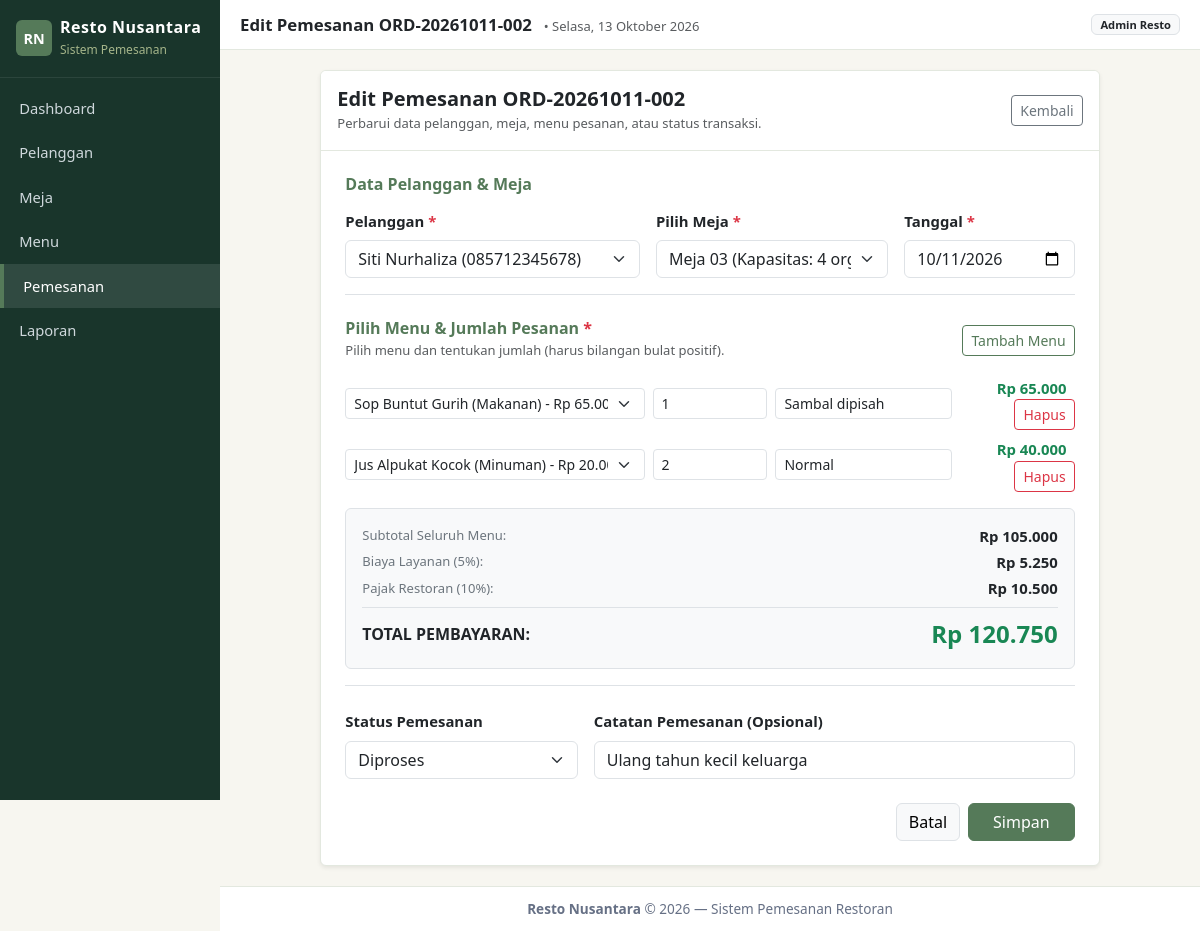
The app's page /index.php?page=pemesanan&action=edit&id=2 with its own data.
### tables this page shows
CREATE TABLE `pemesanan` (
  `id_pemesanan` INT AUTO_INCREMENT PRIMARY KEY,
  `kode_pemesanan` VARCHAR(25) NOT NULL UNIQUE,
  `id_pelanggan` INT NOT NULL,
  `id_meja` INT NOT NULL,
  `tanggal_pemesanan` DATE NOT NULL,
  `waktu_mulai` TIME NOT NULL,
  `waktu_selesai` TIME NOT NULL,
  `jumlah_orang` INT NOT NULL,
  `status_pemesanan` ENUM('Diproses', 'Selesai', 'Dibatalkan') NOT NULL DEFAULT 'Diproses',
  `total_harga` DECIMAL(14,2) NOT NULL DEFAULT 0.00,
  `catatan` TEXT DEFAULT NULL,
  `created_at` TIMESTAMP DEFAULT CURRENT_TIMESTAMP,
  `updated_at` TIMESTAMP DEFAULT CURRENT_TIMESTAMP ON UPDATE CURRENT_TIMESTAMP,
  CONSTRAINT `fk_pemesanan_pelanggan` 
    FOREIGN KEY (`id_pelanggan`) REFERENCES `pelanggan` (`id_pelanggan`) 
    ON DELETE RESTRICT ON UPDATE CASCADE,
  CONSTRAINT `fk_pemesanan_meja` 
    FOREIGN KEY (`id_meja`) REFERENCES `meja` (`id_meja`) 
    ON DELETE RESTRICT ON UPDATE CASCADE
);

CREATE TABLE `pelanggan` (
  `id_pelanggan` INT AUTO_INCREMENT PRIMARY KEY,
  `nama_pelanggan` VARCHAR(100) NOT NULL,
  `no_telepon` VARCHAR(20) NOT NULL,
  `email` VARCHAR(100) DEFAULT NULL,
  `alamat` VARCHAR(255) DEFAULT NULL,
  `created_at` TIMESTAMP DEFAULT CURRENT_TIMESTAMP
);

CREATE TABLE `meja` (
  `id_meja` INT AUTO_INCREMENT PRIMARY KEY,
  `nomor_meja` VARCHAR(20) NOT NULL UNIQUE,
  `kapasitas` INT NOT NULL,
  `status_meja` ENUM('Tersedia', 'Terisi', 'Reservasi', 'Perbaikan') NOT NULL DEFAULT 'Tersedia',
  `lokasi` VARCHAR(50) DEFAULT 'Indoor',
  `created_at` TIMESTAMP DEFAULT CURRENT_TIMESTAMP
);

CREATE TABLE `detail_pemesanan` (
  `id_detail` INT AUTO_INCREMENT PRIMARY KEY,
  `id_pemesanan` INT NOT NULL,
  `id_menu` INT NOT NULL,
  `jumlah` INT NOT NULL DEFAULT 1,
  `harga_satuan` DECIMAL(12,2) NOT NULL DEFAULT 0.00,
  `subtotal` DECIMAL(14,2) NOT NULL DEFAULT 0.00,
  `catatan_khusus` VARCHAR(255) DEFAULT NULL,
  CONSTRAINT `fk_detail_pemesanan` 
    FOREIGN KEY (`id_pemesanan`) REFERENCES `pemesanan` (`id_pemesanan`) 
    ON DELETE CASCADE ON UPDATE CASCADE,
  CONSTRAINT `fk_detail_menu` 
    FOREIGN KEY (`id_menu`) REFERENCES `menu` (`id_menu`) 
    ON DELETE RESTRICT ON UPDATE CASCADE
);

CREATE TABLE `menu` (
  `id_menu` INT AUTO_INCREMENT PRIMARY KEY,
  `nama_menu` VARCHAR(100) NOT NULL,
  `kategori` ENUM('Makanan', 'Minuman', 'Dessert', 'Paket') NOT NULL,
  `harga` DECIMAL(12,2) NOT NULL DEFAULT 0.00,
  `status_menu` ENUM('Tersedia', 'Habis') NOT NULL DEFAULT 'Tersedia',
  `deskripsi` TEXT DEFAULT NULL,
  `created_at` TIMESTAMP DEFAULT CURRENT_TIMESTAMP
);

### views/pemesanan/edit.php (the view, shortened to what the rows shown need)
<?php
require_once __DIR__ . '/../layout/header.php';
?>
<div class="row justify-content-center">
    <div class="col-12 col-xl-10">
        <div class="card shadow-sm">
            <div class="card-header bg-white py-3">
                <div class="d-flex justify-content-between align-items-center">
                    <div>
                        <h5 class="fw-bold mb-0">Edit Pemesanan <?= e($pemesanan['kode_pemesanan']) ?></h5>
                        <small class="text-muted">Perbarui data pelanggan, meja, menu pesanan, atau status transaksi.</small>
                    </div>
                    <a href="<?= baseUrl('index.php?page=pemesanan&action=detail&id=' . $id) ?>" class="btn btn-sm btn-outline-secondary">
                        Kembali
                    </a>
                </div>
            </div>
            <div class="card-body p-4">
                <form method="POST" action="<?= baseUrl('index.php?page=pemesanan&action=edit&id=' . $id) ?>" id="formPemesanan">
                    <div class="border-bottom pb-3 mb-4">
                        <h6 class="fw-bold text-primary mb-3">Data Pelanggan & Meja</h6>
                        <div class="row g-3">
                            <div class="col-12 col-md-5">
                                <label for="id_pelanggan" class="form-label fw-semibold">Pelanggan <span class="text-danger">*</span></label>
                                <select class="form-select <?= isset($errors['id_pelanggan']) ? 'is-invalid' : '' ?>" id="id_pelanggan" name="id_pelanggan" required>
                                    <?php foreach ($pelangganList as $pel): ?>
                                        <option value="<?= $pel['id_pelanggan'] ?>" <?= (string)($data['id_pelanggan'] ?? '') === (string)$pel['id_pelanggan'] ? 'selected' : '' ?>>
                                            <?= e($pel['nama_pelanggan']) ?> (<?= e($pel['no_telepon']) ?>)
                                        </option>
                                    <?php endforeach; ?>
                                </select>
                            </div>
                            <div class="col-12 col-md-4">
                                <label for="id_meja" class="form-label fw-semibold">Pilih Meja <span class="text-danger">*</span></label>
                                <select class="form-select <?= isset($errors['id_meja']) ? 'is-invalid' : '' ?>" id="id_meja" name="id_meja" required>
                                    <?php foreach ($mejaList as $m): ?>
                                        <?php
                                            $isCurrentMeja = ((string)($data['id_meja'] ?? '') === (string)$m['id_meja']);
                                            $isTerisi = ($m['status_meja'] === 'Terisi' && !$isCurrentMeja);
                                            $isPerbaikan = ($m['status_meja'] === 'Perbaikan' && !$isCurrentMeja);
                                            $isDisabled = $isTerisi || $isPerbaikan;
                                        ?>
                                        <option value="<?= $m['id_meja'] ?>"
                                                data-kapasitas="<?= $m['kapasitas'] ?>"
                                                <?= $isCurrentMeja ? 'selected' : '' ?>
                                                <?= $isDisabled ? 'disabled' : '' ?>>
                                            <?= e($m['nomor_meja']) ?> (Kapasitas: <?= $m['kapasitas'] ?> org - <?= e($m['status_meja']) ?>) <?= $isTerisi ? '[TERISI]' : '' ?>
                                        </option>
                                    <?php endforeach; ?>
                                </select>
                            </div>
                            <div class="col-12 col-md-3">
                                <label for="tanggal_pemesanan" class="form-label fw-semibold">Tanggal <span class="text-danger">*</span></label>
                                <input type="date"
                                       class="form-control <?= isset($errors['tanggal_pemesanan']) ? 'is-invalid' : '' ?>"
                                       id="tanggal_pemesanan"
                                       name="tanggal_pemesanan"
                                       value="<?= e($data['tanggal_pemesanan'] ?? '') ?>"
                                       required>
                            </div>
                        </div>
                    </div>
                    <div class="border-bottom pb-3 mb-4">
                        <div class="d-flex justify-content-between align-items-center mb-3">
                            <div>
                                <h6 class="fw-bold text-primary mb-0">Pilih Menu & Jumlah Pesanan <span class="text-danger">*</span></h6>
                                <small class="text-muted">Pilih menu dan tentukan jumlah (harus bilangan bulat positif).</small>
                            </div>
                            <button type="button" class="btn btn-sm btn-outline-primary" id="btnAddMenuItem">
                                Tambah Menu
                            </button>
                        </div>
                        <div id="menuItemsContainer">
                            <?php if (!empty($selectedItems)): ?>
                                <?php foreach ($selectedItems as $sItem): ?>
                                    <div class="order-item-row menu-item-row mb-2">
                                        <div class="row g-2 align-items-center">
                                            <div class="col-12 col-md-5">
                                                <select name="menu_id[]" class="form-select form-select-sm select-menu-item" required>
                                                    <?php foreach ($menuList as $m): ?>
                                                        <option value="<?= $m['id_menu'] ?>" data-price="<?= $m['harga'] ?>" <?= (string)$sItem['id_menu'] === (string)$m['id_menu'] ? 'selected' : '' ?>>
                                                            <?= e($m['nama_menu']) ?> (<?= e($m['kategori']) ?>) - <?= formatRupiah($m['harga']) ?>
                                                        </option>
                                                    <?php endforeach; ?>
                                                </select>
                                            </div>
                                            <div class="col-4 col-md-2">
                                                <input type="number" name="menu_qty[]" class="form-control form-control-sm input-menu-qty" min="1" max="100" value="<?= e($sItem['jumlah']) ?>" placeholder="Qty" required>
                                            </div>
                                            <div class="col-5 col-md-3">
                                                <input type="text" name="menu_notes[]" class="form-control form-control-sm" placeholder="Catatan (opsional)" value="<?= e($sItem['catatan'] ?? '') ?>">
                                            </div>
                                            <div class="col-3 col-md-2 text-end">
                                                <span class="display-subtotal fw-bold text-success d-inline-block me-2">Rp 0</span>
                                                <button type="button" class="btn btn-sm btn-outline-danger btn-remove-item">
                                                    Hapus
                                                </button>
                                            </div>
                                        </div>
                                    </div>
                                <?php endforeach; ?>
                            <?php endif; ?>
                        </div>
                        <div class="p-3 bg-light rounded mt-3 border">
                            <div class="d-flex justify-content-between align-items-center mb-1">
                                <span class="text-secondary small">Subtotal Seluruh Menu:</span>
                                <span class="fw-semibold text-dark" id="displaySubtotalOrder">Rp 0</span>
                            </div>
                            <div class="d-flex justify-content-between align-items-center mb-1">
                                <span class="text-secondary small">Biaya Layanan (5%):</span>
                                <span class="fw-semibold text-dark" id="displayServiceFee">Rp 0</span>
                            </div>
                            <div class="d-flex justify-content-between align-items-center mb-2">
                                <span class="text-secondary small">Pajak Restoran (10%):</span>
                                <span class="fw-semibold text-dark" id="displayTaxFee">Rp 0</span>
                            </div>
                            <div class="d-flex justify-content-between align-items-center pt-2 border-top">
                                <span class="fw-bold text-dark fs-6">TOTAL PEMBAYARAN:</span>
                                <span class="fs-4 fw-bold text-success" id="displayGrandTotal">Rp 0</span>
                            </div>
                        </div>
                    </div>
                    <div class="row g-3 mb-4">
                        <div class="col-12 col-md-4">
                            <label for="status_pemesanan" class="form-label fw-semibold">Status Pemesanan</label>
                            <select class="form-select" id="status_pemesanan" name="status_pemesanan">
                                <option value="Diproses" <?= ($data['status_pemesanan'] ?? '') === 'Diproses' ? 'selected' : '' ?>>Diproses</option>
                            </select>
                        </div>
                        <div class="col-12 col-md-8">
                            <label for="catatan" class="form-label fw-semibold">Catatan Pemesanan (Opsional)</label>
                            <input type="text" class="form-control" id="catatan" name="catatan" value="<?= e($data['catatan'] ?? '') ?>">
                        </div>
                    </div>
                    <div class="d-flex justify-content-end gap-2">
                        <a href="<?= baseUrl('index.php?page=pemesanan&action=detail&id=' . $id) ?>" class="btn btn-light border">Batal</a>
                        <button type="submit" class="btn btn-primary px-4">
                            Simpan
                        </button>
                    </div>
                </form>
            </div>
        </div>
    </div>
</div>
<?php require_once __DIR__ . '/../layout/footer.php'; ?>

### views/layout/navbar.php (shortened to what the rows shown need)
<div class="top-navbar">
    <div class="d-flex align-items-center gap-3">
        <div class="d-none d-sm-block">
            <span class="fw-bold" style="color:var(--color-text); font-size:1.05rem;"><?= e($pageTitle ?? 'Sistem Pemesanan Restoran') ?></span>
            <small class="text-muted ms-2">&bull; <?= formatTanggalIndonesia(date('Y-m-d'), true) ?></small>
        </div>
    </div>
    <div class="d-flex align-items-center gap-2">
        <span class="badge bg-light text-dark border px-2 py-1" style="font-weight:600;">
            Admin Resto
        </span>
    </div>
</div>

### records on screen
pemesanan: kode_pemesanan "Edit Pemesanan ORD-20261011-002", kode_pemesanan "ORD-20261011-002", id_pelanggan "Siti Nurhaliza (085712345678)", id_meja "Meja 03 (Kapasitas: 4 org - Reservasi)", tanggal_pemesanan "10/11/2026", status_pemesanan "Diproses", catatan "Ulang tahun kecil keluarga"
detail_pemesanan: id_menu.nama_menu "Sop Buntut Gurih (Makanan) - Rp 65.000", jumlah "1", catatan_khusus "Sambal dipisah"
detail_pemesanan: id_menu.nama_menu "Jus Alpukat Kocok (Minuman) - Rp 20.000", jumlah "2", catatan_khusus "Normal"
